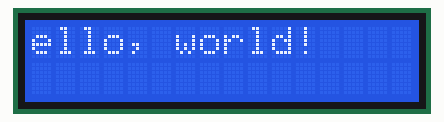
Simulated run of this sketch. Board: Arduino Uno, built with avr-gcc and run on an emulated ATmega328P. Shown: 16×2 character LCD. What the sketch prints to the serial monitor is not drawn.

Above: at 0.22 s.
At 2.93 s:
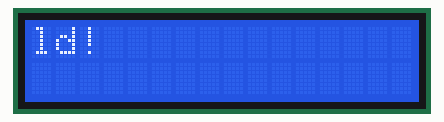
At 5.64 s:
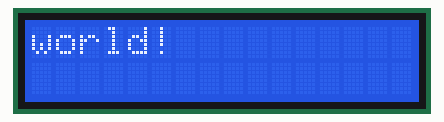
At 11.36 s:
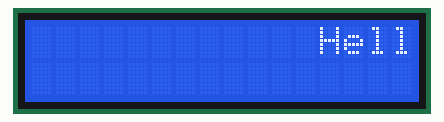
At 22.6 s:
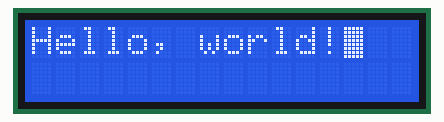
At 37.6 s:
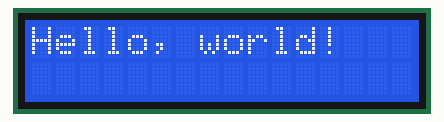

The sketch:

all_functions.ino
```cpp
#include <Wire.h>
#include <LiquidCrystal_I2C.h>

LiquidCrystal_I2C lcd(0x27,16,2);  // set the LCD address to 0x27 for a 16 chars and 2 line display

void setup() {
  // Set up serial communication so we can tell the user what we're doing...
  Serial.begin(9600);
  Serial.print("Program starting...\n");

  // Setup the display object
  lcd.init();
  lcd.backlight();
}

void loop() {
  //----------------------------------------------------------------------------------
  Serial.print("Scrolling text...\n");

  lcd.print("Hello, world!");

  // scroll 13 positions (string length) to the left
  // to move it offscreen left:
  for (int positionCounter = 0; positionCounter < 13; positionCounter++) {
    // scroll one position left:
    lcd.scrollDisplayLeft();
    // wait a bit:
    delay(300);
  }

  // scroll 29 positions (string length + display length) to the right
  // to move it offscreen right:
  for (int positionCounter = 0; positionCounter < 29; positionCounter++) {
    // scroll one position right:
    lcd.scrollDisplayRight();
    // wait a bit:
    delay(300);
  }

  // scroll 16 positions (display length + string length) to the left
  // to move it back to center:
  for (int positionCounter = 0; positionCounter < 16; positionCounter++) {
    // scroll one position left:
    lcd.scrollDisplayLeft();
    // wait a bit:
    delay(300);
  }

  // delay at the end of the full loop:
  delay(5000);
  lcd.clear();
  lcd.print("Hello, world!");

  //----------------------------------------------------------------------------------
  Serial.print("Blinking text...\n");

  lcd.blink();
  delay(5000);
  lcd.noBlink();
  delay(5000);

  //----------------------------------------------------------------------------------
  Serial.print("Display On/Off...\n");
  lcd.noDisplay();
  delay(5000);
  lcd.display();
  delay(5000);

  lcd.clear();
  lcd.print("Hello, world!");
}
```

Measured:
- what the display in image 4 shows lasts 5.0 s, from 22.5 s to 27.5 s
